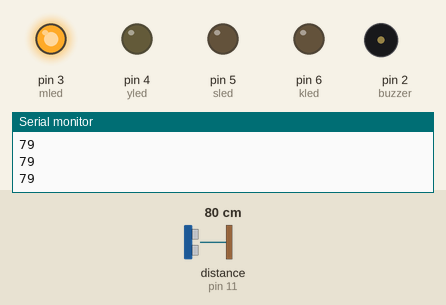
Recording of a sketch running on a simulated Arduino Uno, built with avr-gcc and run on an emulated ATmega328P. Shown: output pins drawn as LEDs (lit = HIGH), buzzer (waves = sounding, pin HIGH), the last lines printed to the serial monitor. Wiring (inferred from the names in the program): ultrasonic range finder: trigger pin 12; echo pin 11. Dashed ring = blinking. The test bench sets the inputs (shaded band); at power-on: distance to the obstacle (sensor on pin 11) 80 cm. The echo pulse lasts 58.3 µs per cm; pins used as bus, display or sensor lines are not drawn.

Above: at 1.2 s.
1.3 s: distance to the obstacle (sensor on pin 11) set to 72 cm
At 1.9 s:
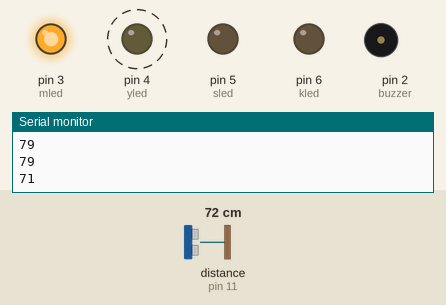
4.3 s: distance to the obstacle (sensor on pin 11) set to 54 cm
7.3 s: distance to the obstacle (sensor on pin 11) set to 48 cm
At 7.56 s:
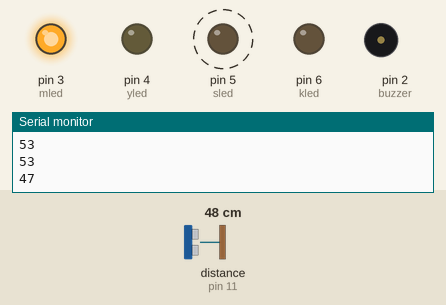
10.3 s: distance to the obstacle (sensor on pin 11) set to 35 cm
13.3 s: distance to the obstacle (sensor on pin 11) set to 29 cm
At 13.81 s:
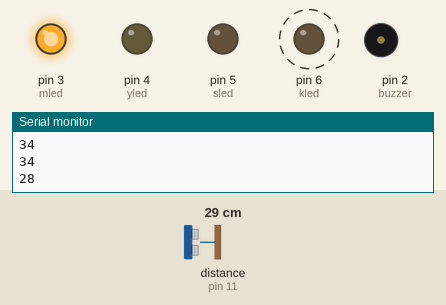
16.3 s: distance to the obstacle (sensor on pin 11) set to 60 cm
At 16.8 s:
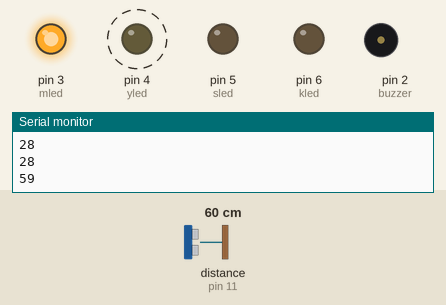
Timing chart, 0 to 20.3 s (numbered marks = the images above; inputs shaded):
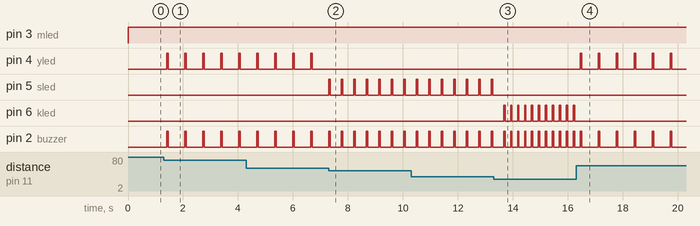

Measured:
- the behaviour switches between 77 and 76 cm on distance to the obstacle (sensor on pin 11) (found by bisection; images 0 and 1)
- the behaviour switches between 52 and 51 cm on distance to the obstacle (sensor on pin 11) (found by bisection; images 1 and 2)
- the behaviour switches between 32 and 31 cm on distance to the obstacle (sensor on pin 11) (found by bisection; images 2 and 3)
- after the input at 1.3 s, pin 4 (yled), pin 2 (buzzer): alternates HIGH for 0.05 s and LOW for 0.61 s, starting after 0.11 s
- after the input at 7.3 s, pin 4 (yled): stops changing and stays LOW; pin 5 (sled): alternates HIGH for 0.05 s and LOW for 0.40 s, starting at once; pin 2 (buzzer): alternates HIGH for 0.05 s and LOW for 0.40 s, starting after 0.46 s
- after the input at 13.3 s, pin 5 (sled): stops changing and stays LOW; pin 6 (kled): alternates HIGH for 0.05 s and LOW for 0.20 s, starting after 0.37 s; pin 2 (buzzer): alternates HIGH for 0.05 s and LOW for 0.20 s, starting after 0.62 s
- after the input at 16.3 s, pin 4 (yled): alternates HIGH for 0.05 s and LOW for 0.61 s, starting after 0.15 s; pin 6 (kled): stops changing and stays LOW; pin 2 (buzzer): alternates HIGH for 0.05 s and LOW for 0.61 s, starting after 0.81 s

The sketch:

park_sensoru.ino
```cpp
const int trigger_pin = 12 ;
const int echo_pin = 11;
const int buzzer = 2;
const int mled = 3;
const int yled = 4;
const int sled = 5;
const int kled = 6;

int sure ;
int mesafe ;

void setup()
{
  pinMode(kled, OUTPUT);
  pinMode(sled, OUTPUT);
  pinMode(mled, OUTPUT);
  pinMode(yled, OUTPUT);
  pinMode(buzzer, OUTPUT);
  pinMode(trigger_pin, OUTPUT);
  pinMode(echo_pin, INPUT);
  Serial.begin(9600);

}

void loop()
{
  digitalWrite(trigger_pin , HIGH);
  delayMicroseconds(1000);
  digitalWrite(trigger_pin , LOW);
  sure = pulseIn(echo_pin ,HIGH);
  mesafe = (sure/2) / 29.1;
  Serial.println(mesafe);

  if (mesafe <= 30)
{
  digitalWrite( kled , HIGH);
  digitalWrite( buzzer , HIGH);
  delay(50);
  digitalWrite( kled , LOW);
  digitalWrite( buzzer , LOW);
  delay(200);
}
else if( mesafe <=50)
{
  digitalWrite( sled ,HIGH);
  digitalWrite( buzzer , HIGH);
  delay(50);
  digitalWrite( sled , LOW);
  digitalWrite( buzzer , LOW);
  delay(400);
}
else if(mesafe <= 75)
{
  digitalWrite( yled ,HIGH);
  digitalWrite( buzzer , HIGH);
  delay(50);
  digitalWrite( yled , LOW);
  digitalWrite( buzzer , LOW);
  delay(600);
}
else
{
  digitalWrite( mled ,HIGH);
  delay(50);
  digitalWrite( yled , LOW);
  delay(100);
}


}
```
